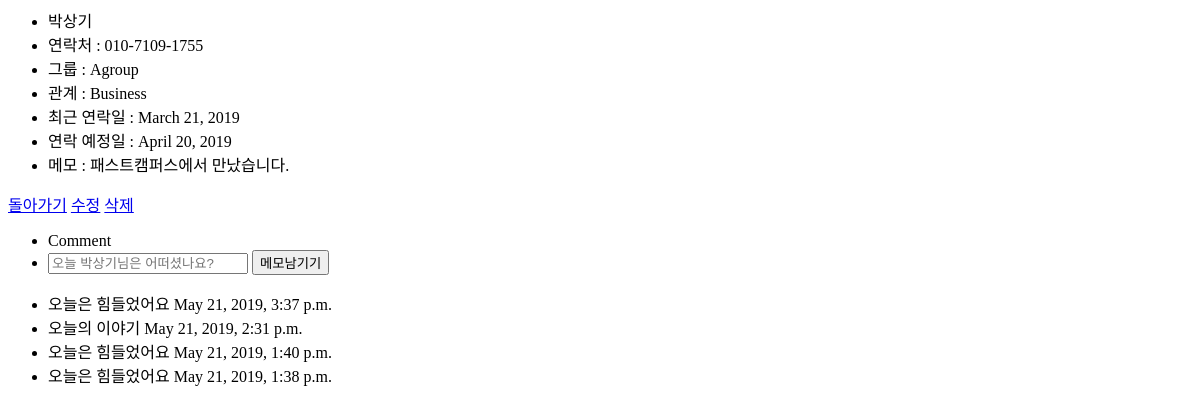
Before: /detail1/17 with the older database file.
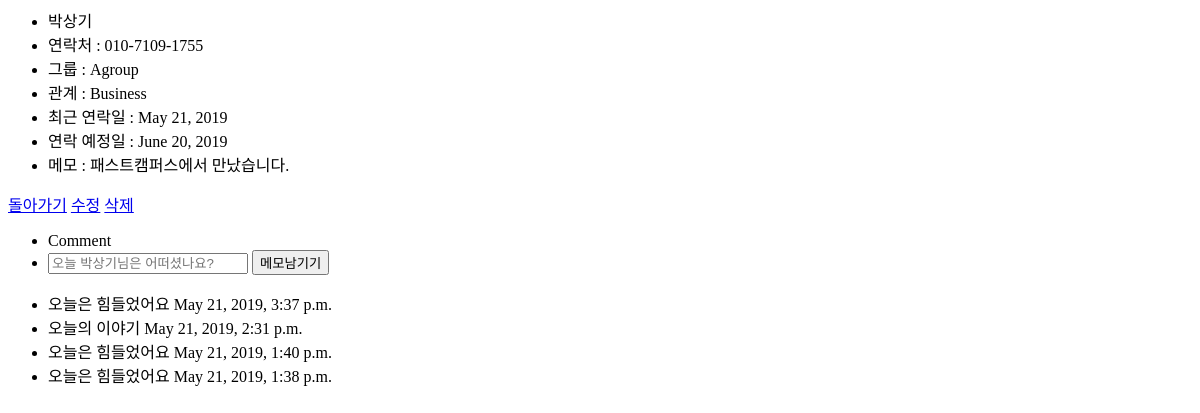
After: the same page with the newer database file.
### friends/models.py (models this page shows, shortened)
class Friends(models.Model):
    friend_name = models.CharField(max_length=50)
    user = models.ForeignKey(User, on_delete=models.CASCADE, related_name='user')
    friend_mobile = models.CharField(max_length=13) #12자리만 받으려면 어떻게 해야하지?
    Agroup = "Agroup"
    Bgroup = "Bgroup"
    Cgroup = "Cgroup"
    Dgroup = "Dgroup"
    GRADE = (
        (Agroup, "A-Group"),
        (Bgroup, "B-Group"),
        (Cgroup, "C-Group"),
        (Dgroup, "D-Group"),
    )
    friend_group = models.CharField(max_length=10, choices=GRADE, default=Bgroup)
    Friend = "Friend"
    Business = "Business"
    Family = "Family"
    Another = "Another"
    RELATIONSHIP = (
        (Friend, "Friend"),
        (Business, "Business"),
        (Family, "Family"),
        (Another, "Another")
    )
    friend_relation = models.CharField(max_length=10, choices=RELATIONSHIP, default=Business)
    latest_connect = models.DateField(default=date.today)
    friend_memo = models.CharField(max_length=500)
    scheduled_connect = models.DateField(blank=True)

### friends/views.py (the view)
# urls.py: path('detail1/<int:pk>', FriendDetail1.as_view(), name='detail1'),
class FriendDetail1(DetailView):
    model = Friends
    template_name = 'friends/friends_detail1.html'
    def get_context_data(self, **kwargs):
        context = super().get_context_data(**kwargs)
        context['Comment'] = context['object'].friend.all()
        return context

### friends/templates/friends/friends_detail1.html (shortened to what this page needs)
<div class="row">
    <div class="col">
        <ul class="list-group">
            <li class="list-group-item active">{{ object.friend_name }}</li>
            <li class="list-group-item">연락처 : {{ object.friend_mobile }}</li>
            <li class="list-group-item">그룹 : {{ object.friend_group }}</li>
            <li class="list-group-item">관계 : {{ object.friend_relation }}</li>
            <li class="list-group-item">최근 연락일 : {{ object.latest_connect }}</li>
            <li class="list-group-item">연락 예정일 : {{ object.scheduled_connect }}</li>
            <li class="list-group-item">메모 : {{ object.friend_memo }}</li>
        </ul>
        <a href="{{ '/' }}" class="btn btn-secondary">돌아가기</a>
        <a href="{% url 'friend:update' object.id %}" class="btn btn-warning">수정</a>
        <a href="{% url 'friend:delete' object.id %}" class="btn btn-danger">삭제</a>
    </div>
    <div class="col">
        <ul class="list-group">
        <li class="list-group-item active">Comment</li>
        <li class="list-group-item">
        <form action="{% url "friend:comment" object.id %}" method="post" id="comment_form">
            <input type="text" id="id_text" name="comment" placeholder="오늘 {{object.friend_name}}님은 어떠셨나요?" style="width:200px;">
            <input type="submit" value="메모남기기">&nbsp;&nbsp;
        </form>
        </li>
    <div id="comment_list">
        {% for comment in Comment %}
            <li class="list-group-item"> {{  comment.comment_contents }} {{ comment.comment_created }}</li>
        {% endfor %}
    </div>
        </ul>
    </div>
</div>

Changed rows visible on the page:
changed Friends "박상기": latest_connect "March 21, 2019" → "May 21, 2019"; scheduled_connect "April 20, 2019" → "June 20, 2019"
